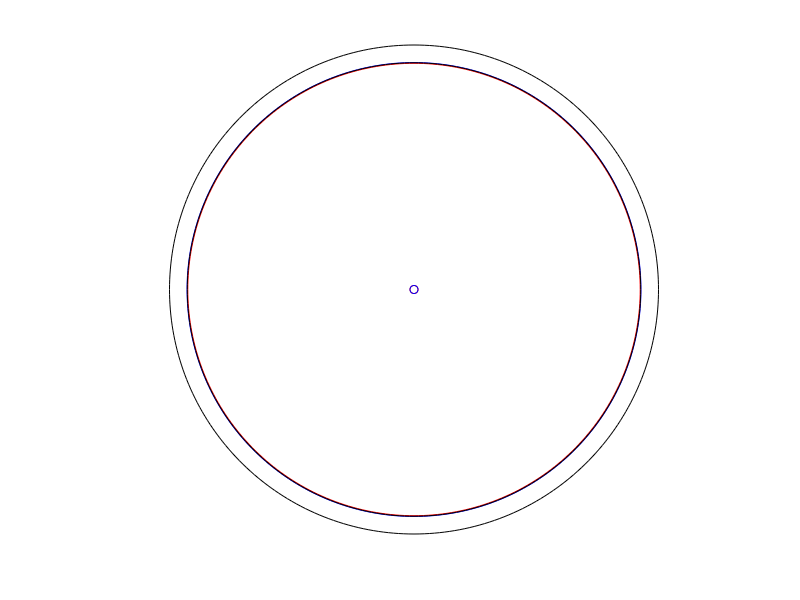

This chart was generated by the following MATLAB code:
clc;clear;close all

% this script plots earth and an elliptic orbit, 
% given a and ecc. 

% earth
RE_e = 6378.137e3;
RE_p = 6356.752e3;
RE_m = 6371.008e3;
% mars
% RE_e = 3396.2e3;
% RE_p = 3376.2e3;
% RE_m = 3389.5e3;

a = 500000+RE_m;
ecc = 0;


res = 301;
t = linspace(0,2*pi,res);
% first, compute coordinates of earth. 
xe_e = RE_e*cos(t);
ye_e = RE_e*sin(t);
xe_p = RE_p*cos(t);
ye_p = RE_p*sin(t);
xe_m = RE_m*cos(t);
ye_m = RE_m*sin(t);
% plot earth radii

figure(1)
hold on
plot(xe_e,ye_e,'b-');
plot(xe_p,ye_p,'r-');
plot(xe_m,ye_m,'k-');
axis equal
axis off

% compute orbit
FF = 2*a*ecc;
P = a*(1-ecc^2);
r = P./(1+ecc*cos(t));
x = r.*cos(t);
y = r.*sin(t);
plot(x,y,'k')

% plot points
plot(0,0,'ro')
plot(-FF,0,'bo')
